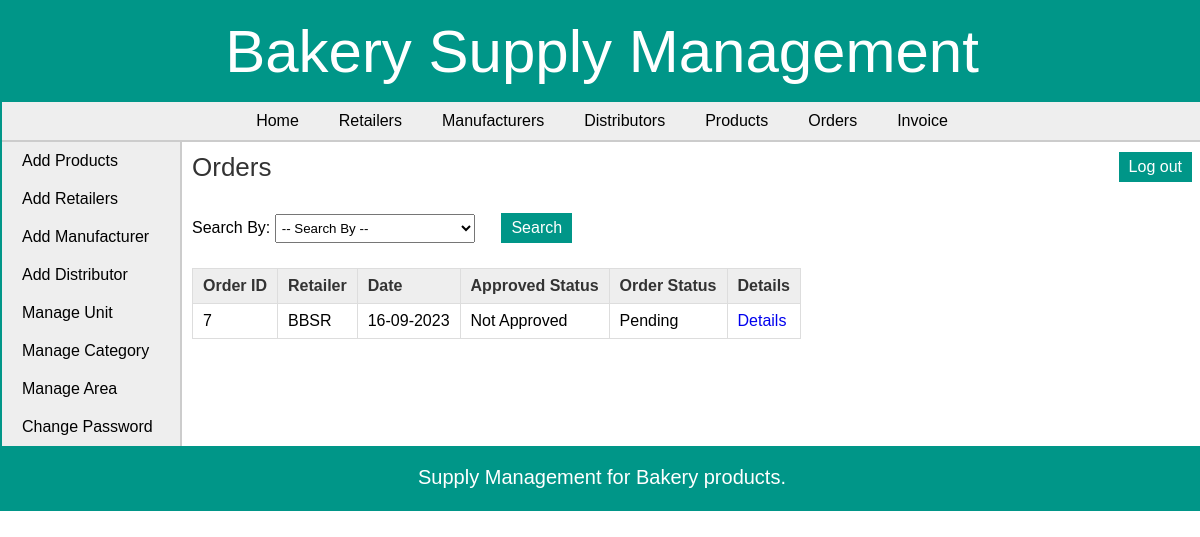
The app's page /admin/view_orders.php (signed in) with its own data.
### tables this page shows
CREATE TABLE `orders` (
  `order_id` int(11) NOT NULL,
  `date` date NOT NULL,
  `retailer_id` int(11) NOT NULL,
  `approved` tinyint(1) NOT NULL,
  `status` tinyint(1) NOT NULL,
  `total_amount` decimal(10,3) NOT NULL
);

CREATE TABLE `area` (
  `area_id` int(11) NOT NULL,
  `area_name` varchar(50) NOT NULL,
  `area_code` varchar(10) NOT NULL
);

### admin/view_orders.php (the view, shortened to what this page needs)
<?php
	require("../includes/config.php");
		if(isset($_SESSION['admin_login'])) {
			$error = "";
			if($_SERVER['REQUEST_METHOD'] == "POST") {
				if(isset($_POST['cmbFilter'])) {
					if(!empty($_POST['txtId'])) {
						$result = validate_number($_POST['txtId']);
						if($result == 1) {
							$order_id = $_POST['txtId'];
							$query_selectOrder = "SELECT * FROM orders,retailer,area WHERE orders.retailer_id=retailer.retailer_id AND retailer.area_id=area.area_id AND order_id='$order_id'";
							$result_selectOrder = mysqli_query($con,$query_selectOrder);
							$row_selectOrder = mysqli_fetch_array($result_selectOrder);
							if(empty($row_selectOrder)){
							   $error = "* No order was found with this ID";
							}
							else {
								mysqli_data_seek($result_selectOrder,0);
							}
						}
						else {
							$error = "* Invalid ID";
						}
					}
					else if(!empty($_POST['cmbRetailer'])) {
						$retailer_id = $_POST['cmbRetailer'];
						$query_selectOrder = "SELECT * FROM orders,retailer,area WHERE orders.retailer_id=retailer.retailer_id AND retailer.area_id=area.area_id AND orders.retailer_id='$retailer_id' ORDER BY approved,status,order_id DESC";
						$result_selectOrder = mysqli_query($con,$query_selectOrder);
						$row_selectOrder = mysqli_fetch_array($result_selectOrder);
						if(empty($row_selectOrder)){
						   $error = "* No order was found of the selected Retailer";
						}
						else {
							mysqli_data_seek($result_selectOrder,0);
						}
					}
					else if(!empty($_POST['txtDate'])) {
						$date = $_POST['txtDate'];
						$query_selectOrder = "SELECT * FROM orders,retailer,area WHERE orders.retailer_id=retailer.retailer_id AND retailer.area_id=area.area_id AND date='$date'";
						$result_selectOrder = mysqli_query($con,$query_selectOrder);
						$row_selectOrder = mysqli_fetch_array($result_selectOrder);
						if(empty($row_selectOrder)){
						   $error = "* No order was found with the selected Date";
						}
						else {
							mysqli_data_seek($result_selectOrder,0);
						}
					}
					else if(!empty($_POST['cmbStatus'])) {
						if($_POST['cmbStatus'] == "zero") {
							$status = 0;
						}
						else {
							$status = $_POST['cmbStatus'];
						}
						$query_selectOrder = "SELECT * FROM orders,retailer,area WHERE orders.retailer_id=retailer.retailer_id AND retailer.area_id=area.area_id AND status='$status' ORDER BY approved,order_id DESC";
						$result_selectOrder = mysqli_query($con,$query_selectOrder);
						$row_selectOrder = mysqli_fetch_array($result_selectOrder);
						if(empty($row_selectOrder)){
						   $error = "* No order was found";
						}
						else {
							mysqli_data_seek($result_selectOrder,0);
						}
					}
					else if(!empty($_POST['cmbApproved'])) {
						if($_POST['cmbApproved'] == "zero") {
							$approved = 0;
						}
						else {
							$approved = $_POST['cmbApproved'];
						}
						$query_selectOrder = "SELECT * FROM orders,retailer,area WHERE orders.retailer_id=retailer.retailer_id AND retailer.area_id=area.area_id AND approved='$approved' ORDER BY order_id DESC";
						$result_selectOrder = mysqli_query($con,$query_selectOrder);
						$row_selectOrder = mysqli_fetch_array($result_selectOrder);
						if(empty($row_selectOrder)){
						   $error = "* No order was found";
						}
						else {
							mysqli_data_seek($result_selectOrder,0);
						}
					}
					else {
						$error = "* Please enter the data to search for.";
					}
				}
				else {
					$error = "Please choose an option to search for.";
				}
			}
			else {
				$query_selectOrder = "SELECT * FROM orders,retailer,area WHERE orders.retailer_id=retailer.retailer_id AND retailer.area_id=area.area_id ORDER BY approved,status,order_id DESC;";
				$result_selectOrder = mysqli_query($con,$query_selectOrder);
			}
		}
		else {
			header('Location:../index.php');
		}
?>
<!DOCTYPE html>
<html>
<head>
	<link rel="stylesheet" href="../includes/main_style.css" >
	<link rel="stylesheet" href="css/smoothness/jquery-ui.css">
</head>
<body>
	<?php
		include("../includes/header.inc.php");
		include("../includes/nav_admin.inc.php");
		include("../includes/aside_admin.inc.php");
	?>
	<section>
		<h1>Orders</h1>
		<form action="" method="POST" class="form">
			Search By:
			<div class="input-box">
			<select name="cmbFilter" id="cmbFilter">
			<option value="" disabled selected>-- Search By --</option>
			</select>
			</div>
			<input type="submit" class="submit_button" value="Search" /> <span class="error_message"> <?php echo $error; ?> </span>
		</form>
		<form action="" method="POST" class="form">
		<table class="table_displayData" style="margin-top:20px;">
			<tr>
				<th> Order ID </th>
				<th> Retailer </th>
				<th> Date </th>
				<th> Approved Status </th>
				<th> Order Status </th>
				<th> Details </th>
			</tr>
			<?php $i=1; while($row_selectOrder = mysqli_fetch_array($result_selectOrder)) { ?>
			<tr>
				<td> <?php echo $row_selectOrder['order_id']; ?> </td>
				<td> <?php echo $row_selectOrder['area_code']; ?> </td>
				<td> <?php echo date("d-m-Y",strtotime($row_selectOrder['date'])); ?> </td>
				<td>
					<?php
						if($row_selectOrder['approved'] == 0) {
							echo "Not Approved";
						}
						else {
							echo "Approved";
						}
					?>
				</td>
				<td>
					<?php
						if($row_selectOrder['status'] == 0) {
							echo "Pending";
						}
						else {
							echo "Completed";
						}
					?>
				</td>
				<td> <a href="view_order_items.php?id=<?php echo $row_selectOrder['order_id']; ?>">Details</a> </td>
			</tr>
			<?php $i++; } ?>
		</table>
		</form>
	</section>
	<?php
		include("../includes/footer.inc.php");
	?>
</body>
</html>

### includes/main_style.css (style rules this page uses)
* { font-family: arial,sans-serif; margin:0px; padding:0px; }
body { width:1200px; margin:auto; border:2px solid #009688; }
a { text-decoration:none; }
.input-box { display:inline-block; margin:5px 0px; }
.input-box select { padding:5px 2px; width:200px; margin:auto; }
.submit_button { font-size:16px; margin-top:20px; margin-right:20px; padding:6px 10px; background-color:#009688; border:none; color:white; }
section { width:1000px; padding:10px; padding-bottom:40px; }
section h1 { margin-bottom:10px; font-weight:normal; color:#333; font-size: 26px; }
table { border-collapse: collapse; }
.table_displayData td, .table_displayData th { border:1px solid #ddd; padding: 8px 10px; text-align: left; }
.table_displayData th { background-color:#eee; color:#333; }

### records on screen
orders: order_id "7", area.area_code "BBSR", date "16-09-2023", approved "Not Approved", status "Pending"
